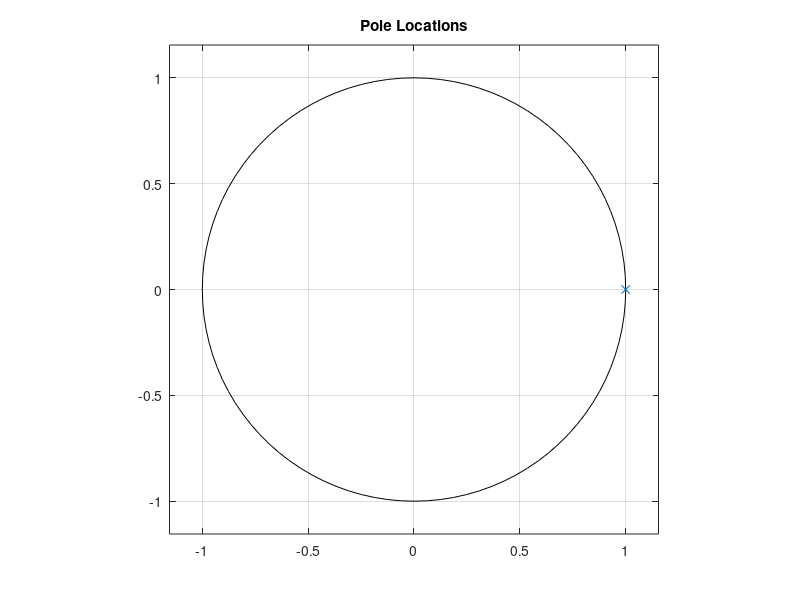

Here is the MATLAB script that generated this plot:
% Define the transfer function coefficients
b = [0 1];
a = [1 -1];
 
% Create the transfer function object
H = tf(b, a, 1);
 
% Display the transfer function
disp('Transfer Function:');
disp(H);
 
% Obtain the poles of the transfer function
poles = pole(H);
 
% Display the poles
disp('Poles:');
disp(poles);
 
% Plot the poles on the z-plane
figure;
zplane([], poles);
title('Pole Locations');
